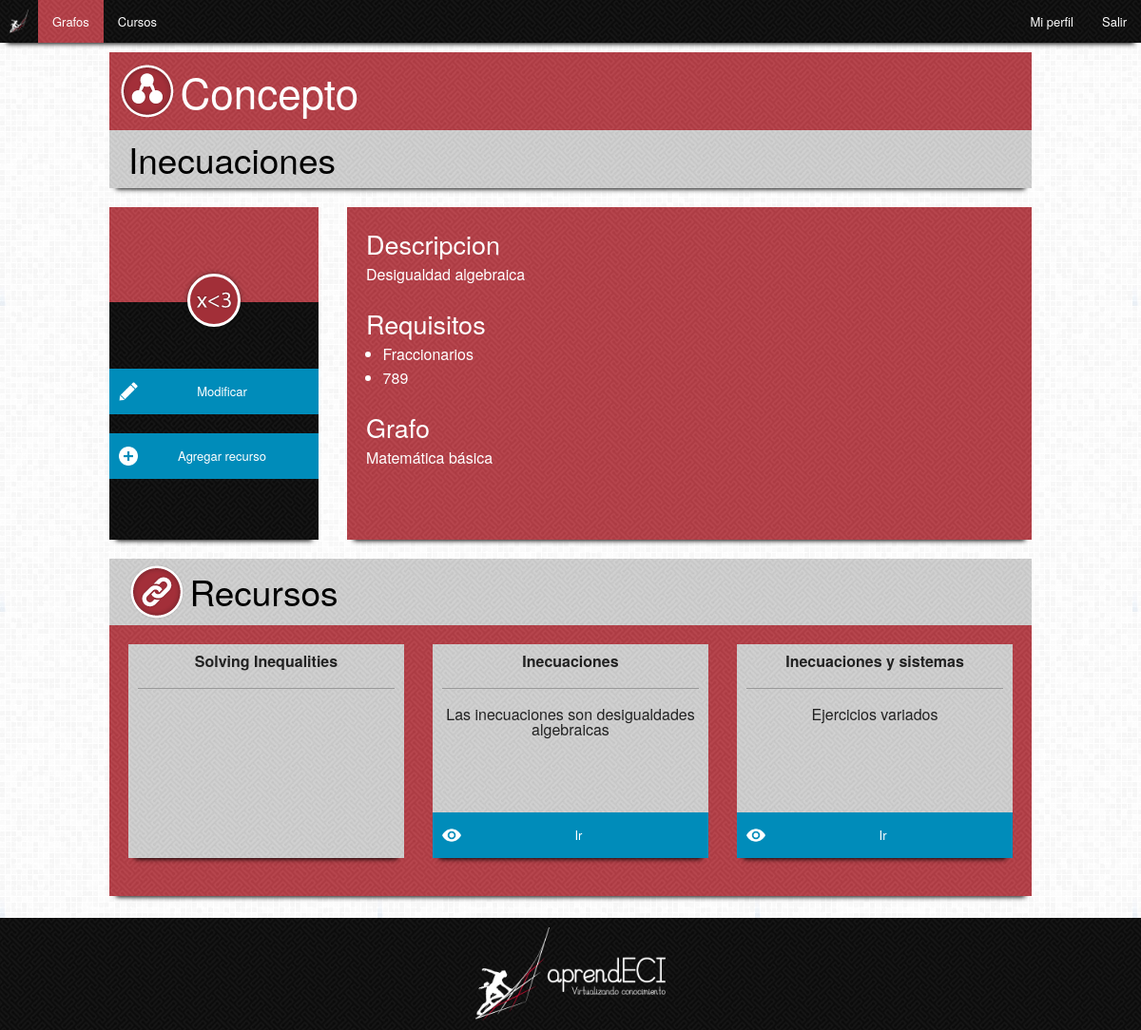
Screenshot of /aprendeci/concepto/6/ (signed in) with the database file from the repository.
### Aprendeci/models.py (models this page shows, shortened)
class Concepto(models.Model):
    nombre = models.CharField(max_length=100)
    descripcion = models.CharField(max_length=500)
    fecha_creacion = models.DateTimeField(auto_now_add=True, editable=False)
    imagen = models.ImageField(upload_to="img/icons/conceptos", default="img/icons/conceptos/defecto.png")
    requisitos = models.ManyToManyField("self", symmetrical=False, blank=True)
    porcentajeBase = models.IntegerField(default=60)
    color = models.CharField(max_length=6)
    x = models.IntegerField(default=0)
    y = models.IntegerField(default=0)
    grafo = models.ForeignKey(Grafo, blank=True)

class Grafo(models.Model):
    nombre = models.CharField(max_length=100)
    descripcion = models.CharField(max_length=500)
    grafoPadre = models.ForeignKey("self", blank=True, null=True)

class Recurso(models.Model):
    DOCUMENTO = 'D'
    ENLACE = 'E'
    VIDEO = 'V'
    TIPOS_RECURSO = (
        (ENLACE, 'Enlace'),
        (DOCUMENTO, 'Documento'),
        (VIDEO, 'Video'),
    )
    nombre = models.CharField(max_length=100)
    descripcion = models.CharField(max_length=500)
    fecha_creacion = models.DateTimeField(auto_now_add=True, editable=False)
    tipo = models.CharField(max_length=1, choices=TIPOS_RECURSO)
    direccion = models.CharField(max_length=100)
    concepto = models.ForeignKey(Concepto)

### Aprendeci/views/viewsProfesor.py (the view)
# urls.py: url(r'^concepto/(?P<pk>[0-9]+)/$', views.ConceptoView.as_view(), name='concepto'),
class ConceptoView(LoginRequiredMixin, DetailView):
    context_object_name = "concepto"
    model = Concepto
    template_name = "Aprendeci/profesor/grafo/concepto.html"
    def get_context_data(self, **kwargs):
        context = super(ConceptoView, self).get_context_data(**kwargs)
        context['grafo_id'] = Concepto.objects.get(pk=self.kwargs['pk']).grafo.id
        return context

### Aprendeci/templatetags/youtube_embed_url.py (called while the page is built)
@register.filter(name='youtube_embed_url')
def youtube_embed_url(value):
    match = re.search(r'^(http|https)\:\/\/www\.youtube\.com\/watch\?v\=(\w*)(\&(.*))?$', value)
    if match:
        embed_url = 'http://www.youtube.com/embed/%s' %(match.group(2))
        res = "<iframe width=\"250\" height=\"150\" src=\"%s\" frameborder=\"0\" allowfullscreen></iframe>" % embed_url
        return res
    return ''

### Aprendeci/templates/Aprendeci/profesor/grafo/concepto.html (shortened to what this page needs)
{% extends "Aprendeci/profesor/grafo/conceptos.html" %}
{% load staticfiles %}
{% load django_bootstrap_breadcrumbs %}
{% load youtube_embed_url %}
{% block styles %}
    <link rel="stylesheet" href="{% static "css/style.css" %}" />
{% endblock %}
{% block header %}
    <div class="encabezado">
        <img class="icon" alt="grafo" src="{% static "img/icons/grafo.png" %}" />
        <h1>Concepto</h1>
    </div>
{% endblock %}
{% block content %}
    <div class="title">
        <h2>{{ concepto.nombre }}</h2>
    </div>
    <div class="descripcionConcepto">
        <div class="row">
            <div class="small-3 columns">
                <div class="lateral">
                    <div class="header">
                        <div class="concepto">
                            <img alt="{{ concepto.nombre }}" src="{{ MEDIA_URL }}{{ concepto.imagen }}" />
                        </div>
                    </div>
                    <div class="acciones">
                        <a href="{% url 'admin:Aprendeci_concepto_change' concepto.id %}" class="small button modificar">Modificar</a>
                        <a href="{% url 'admin:Aprendeci_recurso_add' %}" class="small button agregar">Agregar recurso</a>
                    </div>
                </div>
            </div>
            <div class="small-9 columns">
                <div class="contenido">
                    <h3>Descripcion</h3>
                    <p>{{ concepto.descripcion }}</p>
                    <h3>Requisitos</h3>
                    <ul>
                        {% for requisito in concepto.requisitos.all %}
                            <li>{{ requisito.nombre }}</li>
                        {% empty %}
                            <li>No tiene requisitos</li>
                        {% endfor %}
                    </ul>
                    <h3>Grafo</h3>
                    <p>{{ concepto.grafo.nombre }}</p>
                </div>
            </div>
        </div>
    </div>
    <div class="recursosConcepto">
        <div class="row">
            <div class="small-12 columns">
                <div class="header">
                    <img class="icon" alt="grafo" src="{% static "img/icons/enlaces.png" %}" />
                    <h2>Recursos</h2>
                </div>
                <div class="contenido">
                    {% for recurso in concepto.recurso_set.all %}
                        {% if forloop.counter0|divisibleby:"3" %}
                            <div class="row">
                        {% endif %}
                    <div class="small-4 columns">
                        <div class="recursoItem">
                            <div class="nombre">{{ recurso.nombre }}</div>
                            <hr />
                            {% if recurso.tipo == 'V' %}
                                <div class="enlace">{{ recurso.direccion|youtube_embed_url|safe }}</div>
                            {% else %}
                                <div class="descripcion">{{ recurso.descripcion }}</div>
                                <div class="enlace"><a href="{{ recurso.direccion }}" class="small button ver">Ir</a></div>
                            {% endif %}
                        </div>
                    </div>
                    {% if forloop.last %}
                        </div>
                    {% endif %}
                    {% empty %}
                        <h4>No hay recursos para este concepto</h4>
                    {% endfor %}
            </div>
        </div>
    </div>
{% endblock %}

### assets/css/style.css (style rules this page uses)
html, body { height: 100%; }
body { background-image: url("../img/bg.png"); padding: 0; margin: 0; }
h1, h2, h3, h4, h5, h6 { color: #000; display: inline-block; margin: 0; vertical-align: middle; }
img { display: inline-block; vertical-align: middle; }
p { display: inline; }
.encabezado { background: #A22F38 url("../img/mazeRed.png"); padding: 10px; }
.encabezado h1 { color: #FFF; }
.title { background: #D4D4D4 url("../img/mazeGray.png"); box-shadow: 0 8px 5px -7px #000; margin-bottom: 1.25rem; padding: 5px 20px; }
.button.small { background-position: 10px center; background-repeat: no-repeat; background-size: 20px; margin: 0; padding-left: 45px; }
.agregar { background-image: url("../img/icons/add.png"); }
.modificar { background-image: url("../img/icons/edit.png"); }
.ver { background-image: url("../img/icons/eye.png"); }
.descripcionConcepto { height: 350px; margin-bottom: 1.25rem; }
.descripcionConcepto .lateral { background: #A22F38 url("../img/maze.png"); box-shadow: 0 8px 5px -7px #000; height: 350px; }
.descripcionConcepto .lateral .header { background: #A22F38 url("../img/mazeRed.png"); height: 100px; padding-top: 70px; }
.descripcionConcepto .lateral .header .concepto { background-color: #A22F38; border: 3px solid white; border-radius: 50%; box-shadow: 0 0 5px 0 rgba(0, 0, 0, 0.5); box-sizing: content-box; height: 50px; margin: 0 auto; width: 50px; }
.descripcionConcepto .lateral .acciones { margin-top: 60px; }
.descripcionConcepto .lateral .acciones a { margin: 10px 0; width: 100%; }
.descripcionConcepto .contenido { background: #A22F38 url("../img/mazeRed.png"); box-shadow: 0 8px 5px -7px #000; color: #FFF; height: 350px; padding: 20px; }
.descripcionConcepto .contenido p { display: block; }
.descripcionConcepto .contenido h3 { color: #FFF; }
.recursosConcepto { background: #A22F38 url("../img/mazeRed.png"); box-shadow: 0 8px 5px -7px #000; }
.recursosConcepto .header { background: #D4D4D4 url("../img/mazeGray.png"); padding: 5px 20px; }
.recursosConcepto .contenido { padding: 20px; }
.recursosConcepto .contenido .recursoItem { background: #D4D4D4 url("../img/mazeGray.png"); box-shadow: 0 8px 5px -7px #000; height: 225px; margin: 0 0 20px; padding: 10px; position: relative; text-align: center; }
.recursosConcepto .contenido .recursoItem hr { border-color: #999; }
.recursosConcepto .contenido .recursoItem .nombre { font-weight: bold; }
.recursosConcepto .contenido .recursoItem .enlace { bottom: 0; left: 0; position: absolute; width: 100%; }
.recursosConcepto .contenido .recursoItem .enlace a { width: 100%; }
.recursosConcepto .contenido .recursoItem .enlace iframe { margin: 10px; }

### rows the page displays
Concepto: nombre "Inecuaciones", imagen (picture), descripcion "Desigualdad algebraica", grafo.nombre "Matemática básica"
Concepto: nombre "Fraccionarios"
Concepto: nombre "789"
Recurso: nombre "Solving Inequalities"
Recurso: nombre "Inecuaciones", descripcion "Las inecuaciones son desigualdades algebraicas"
Recurso: nombre "Inecuaciones y sistemas", descripcion "Ejercicios variados"
